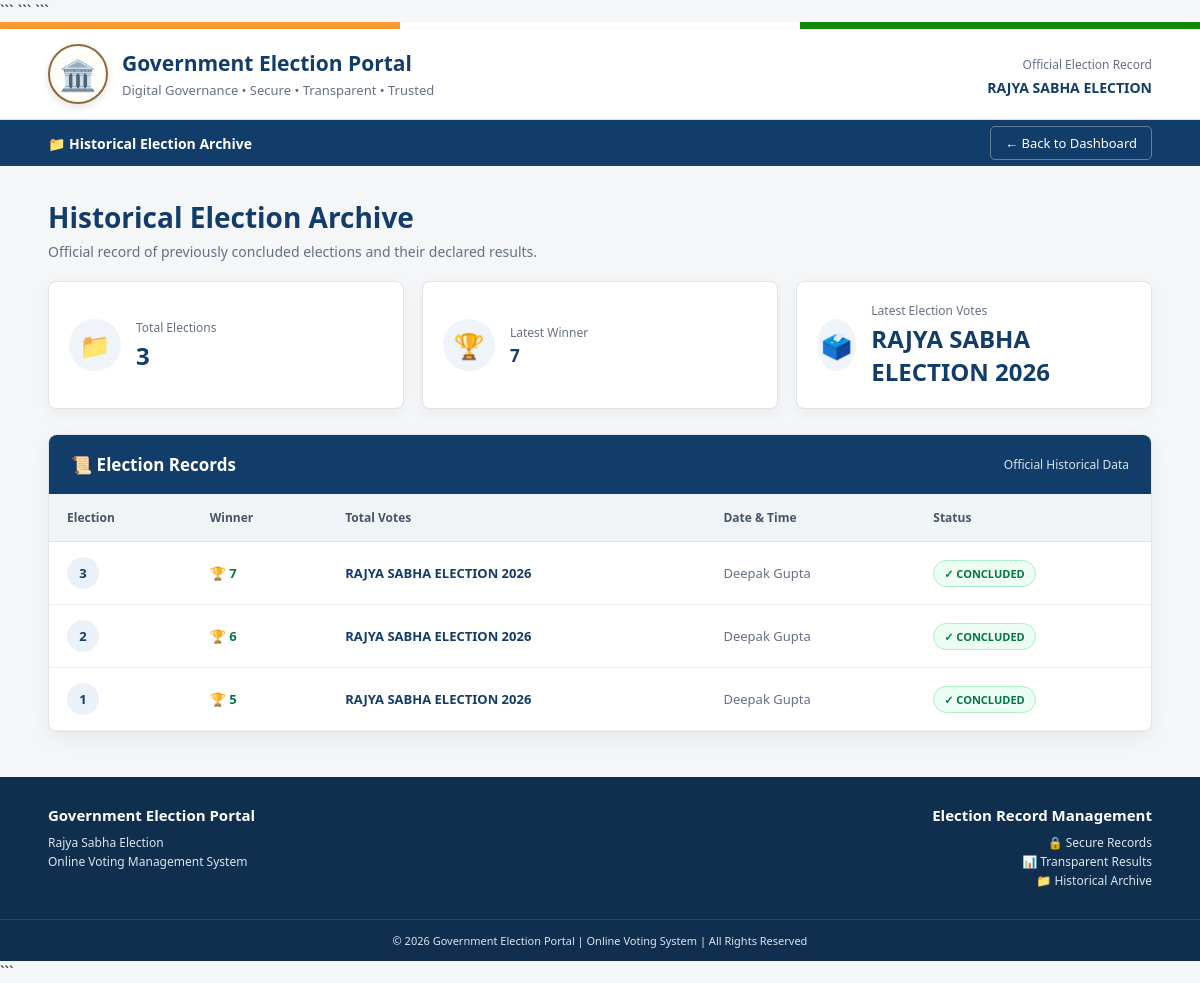
The page /historical-archive (signed in) on the database its author committed.
### tables this page shows
CREATE TABLE election_history (
            id INTEGER PRIMARY KEY AUTOINCREMENT,
            election_id INTEGER,
            election_name TEXT,
            winner_name TEXT,
            total_votes INTEGER,
            timestamp TEXT
        );

### app.py (the view)
@app.route(
    "/historical-archive"
)
def historical_archive():
    if not session.get(
        "admin_logged_in"
    ):
        return redirect(
            url_for("admin_login")
        )
    conn = sqlite3.connect(
        DB_NAME
    )
    conn.row_factory = sqlite3.Row
    cursor = conn.cursor()
    cursor.execute("""
        SELECT *
        FROM election_history
        ORDER BY id DESC
    """)
    past_elections = cursor.fetchall()
    conn.close()
    return render_template(
        "historical_archive.html",
        past_elections=past_elections
    )

### app.py (called while the page is built)
@app.after_request
def no_cache(response):
    response.headers["Cache-Control"] = (
        "no-store, no-cache, must-revalidate, "
        "max-age=0"
    )
    response.headers["Pragma"] = "no-cache"
    response.headers["Expires"] = "0"
    return response

### templates/historical_archive.html (shortened to what this page needs)
<!DOCTYPE html>
<html lang="en">
<head>
```
</head>
<body>
```
<div class="tricolor"></div>
<header>
    <div class="header-container">
        <div class="brand">
            <div class="emblem">
                🏛️
            </div>
            <div>
                <h1>Government Election Portal</h1>
                <p>
                    Digital Governance • Secure • Transparent • Trusted
                </p>
            </div>
        </div>
        <div class="header-right">
            <span>Official Election Record</span>
            <strong>RAJYA SABHA ELECTION</strong>
        </div>
    </div>
</header>
<nav>
    <div class="nav-container">
        <div class="nav-title">
            📁 Historical Election Archive
        </div>
        <a href="{{ url_for('admin') }}" class="back-btn">
            ← Back to Dashboard
        </a>
    </div>
</nav>
<div class="page-header">
    <h2>Historical Election Archive</h2>
    <p>
        Official record of previously concluded elections
        and their declared results.
    </p>
</div>
<div class="summary">
    <div class="summary-card">
        <div class="summary-icon">
            📁
        </div>
        <div>
            <h3>Total Elections</h3>
            <strong>
                {{ past_elections|length }}
            </strong>
        </div>
    </div>
    <div class="summary-card">
        <div class="summary-icon">
            🏆
        </div>
        <div>
            <h3>Latest Winner</h3>
            <strong style="font-size: 17px;">
                {% if past_elections %}
                    {{ past_elections[0][1] }}
                {% else %}
                    —
                {% endif %}
            </strong>
        </div>
    </div>
    <div class="summary-card">
        <div class="summary-icon">
            🗳️
        </div>
        <div>
            <h3>Latest Election Votes</h3>
            <strong>
                {% if past_elections %}
                    {{ past_elections[0][2] }}
                {% else %}
                    0
                {% endif %}
            </strong>
        </div>
    </div>
</div>
<div class="archive-container">
    <div class="archive-header">
        <h3>
            📜 Election Records
        </h3>
        <span>
            Official Historical Data
        </span>
    </div>
    {% if past_elections %}
    <div class="table-wrapper">
        <table>
            <thead>
                <tr>
                    <th>
                        Election
                    </th>
                    <th>
                        Winner
                    </th>
                    <th>
                        Total Votes
                    </th>
                    <th>
                        Date & Time
                    </th>
                    <th>
                        Status
                    </th>
                </tr>
            </thead>
            <tbody>
                {% for election in past_elections %}
                <tr>
                    <td>
                        <span class="election-number">
                            {{ election[0] }}
                        </span>
                    </td>
                    <td>
                        <span class="winner">
                            {{ election[1] }}
                        </span>
                    </td>
                    <td>
                        <span class="votes">
                            {{ election[2] }}
                        </span>
                    </td>
                    <td>
                        <span class="date">
                            {{ election[3] }}
                        </span>
                    </td>
                    <td>
                        <span style="
                            color:#067647;
                            background:#ecfdf3;
                            border:1px solid #abefc6;
                            padding:5px 10px;
                            border-radius:20px;
                            font-size:11px;
                            font-weight:600;
                        ">
                            ✓ CONCLUDED
                        </span>
                    </td>
                </tr>
                {% endfor %}
            </tbody>
        </table>
    </div>
    {% endif %}
</div>
<footer>
    <div class="footer-main">
        <div>
            <h3>Government Election Portal</h3>
            <p>
                Rajya Sabha Election<br>
                Online Voting Management System
            </p>
        </div>
        <div class="footer-right">
            <h3>Election Record Management</h3>
            <p>
                🔒 Secure Records<br>
                📊 Transparent Results<br>
                📁 Historical Archive
            </p>
        </div>
    </div>
    <div class="copyright">
        © 2026 Government Election Portal |
        Online Voting System |
        All Rights Reserved
    </div>
</footer>
```
</body>
</html>

### templates/historical_archive.html (style rules this page uses)
* { margin: 0; padding: 0; box-sizing: border-box; font-family: "Segoe UI", Arial, sans-serif; }
body { background: #f4f6f8; color: #263238; }
.tricolor { height: 7px; background: linear-gradient( to right, #ff9933 0%, #ff9933 33.33%, #ffffff 33.33%, #ffffff 66.66%, #138808 66.66%, #138808 100% ); }
header { background: white; border-bottom: 1px solid #d9dee5; box-shadow: 0 2px 8px rgba(0,0,0,0.08); }
.header-container { width: 92%; max-width: 1200px; min-height: 90px; margin: auto; display: flex; align-items: center; justify-content: space-between; }
.brand { display: flex; align-items: center; gap: 14px; }
.emblem { width: 60px; height: 60px; border: 2px solid #8a6d3b; border-radius: 50%; display: flex; justify-content: center; align-items: center; background: #fffdf7; font-size: 30px; box-shadow: 0 3px 8px rgba(0,0,0,0.12); }
.brand h1 { color: #123c69; font-size: 21px; font-weight: 750; }
.brand p { color: #667085; font-size: 13px; margin-top: 4px; }
.header-right { text-align: right; }
.header-right span { color: #667085; font-size: 12px; }
.header-right strong { display: block; color: #123c69; font-size: 14px; margin-top: 4px; }
nav { background: #123c69; }
.nav-container { width: 92%; max-width: 1200px; height: 46px; margin: auto; display: flex; align-items: center; justify-content: space-between; }
.nav-title { color: white; font-size: 14px; font-weight: 600; }
.back-btn { text-decoration: none; color: white; font-size: 13px; padding: 7px 14px; border: 1px solid rgba(255,255,255,0.35); border-radius: 5px; transition: 0.2s; }
.page-header { width: 92%; max-width: 1200px; margin: 32px auto 20px; }
.page-header h2 { color: #123c69; font-size: 28px; margin-bottom: 6px; }
.page-header p { color: #667085; font-size: 14px; }
.summary { width: 92%; max-width: 1200px; margin: 0 auto 25px; display: grid; grid-template-columns: repeat(3, 1fr); gap: 18px; }
.summary-card { background: white; border: 1px solid #dfe4ea; border-radius: 8px; padding: 20px; display: flex; align-items: center; gap: 15px; box-shadow: 0 4px 14px rgba(0,0,0,0.05); }
.summary-icon { width: 52px; height: 52px; border-radius: 50%; background: #eef4fa; display: flex; justify-content: center; align-items: center; font-size: 25px; }
.summary-card h3 { color: #667085; font-size: 12px; font-weight: 500; }
.summary-card strong { display: block; color: #123c69; font-size: 24px; margin-top: 3px; }
.archive-container { width: 92%; max-width: 1200px; margin: auto; background: white; border: 1px solid #dfe4ea; border-radius: 9px; overflow: hidden; box-shadow: 0 6px 20px rgba(0,0,0,0.06); }
.archive-header { padding: 18px 22px; background: #123c69; color: white; display: flex; justify-content: space-between; align-items: center; }
.archive-header h3 { font-size: 17px; }
.archive-header span { font-size: 12px; opacity: 0.85; }
.table-wrapper { overflow-x: auto; }
table { width: 100%; border-collapse: collapse; min-width: 650px; }
thead { background: #f1f4f7; }
th { text-align: left; padding: 15px 18px; color: #475467; font-size: 12px; font-weight: 700; border-bottom: 1px solid #dfe4ea; }
td { padding: 15px 18px; color: #475467; font-size: 13px; border-bottom: 1px solid #edf0f2; }
.election-number { display: inline-flex; width: 32px; height: 32px; justify-content: center; align-items: center; border-radius: 50%; background: #eaf1f8; color: #123c69; font-weight: 700; }
.winner { color: #067647; font-weight: 700; }
.winner::before { content: "🏆 "; }
.votes { font-weight: 700; color: #123c69; }
.date { color: #667085; }
footer { margin-top: 45px; background: #102f4f; color: #dbe5ef; }
.footer-main { width: 92%; max-width: 1200px; margin: auto; padding: 28px 0; display: flex; justify-content: space-between; gap: 30px; }
footer h3 { color: white; font-size: 15px; margin-bottom: 8px; }
footer p { font-size: 12px; line-height: 1.6; }
.footer-right { text-align: right; }
.copyright { border-top: 1px solid rgba(255,255,255,0.12); text-align: center; padding: 13px; font-size: 11px; }

### rows shown on the page
election_history: election "7", election_name "RAJYA SABHA ELECTION 2026", id "3", winner_name "Deepak Gupta"
election_history: id "2", election "6", election_name "RAJYA SABHA ELECTION 2026", winner_name "Deepak Gupta"
election_history: id "1", election "5", election_name "RAJYA SABHA ELECTION 2026", winner_name "Deepak Gupta"

### other values the page prints
{{ past_elections|length }} "3"
